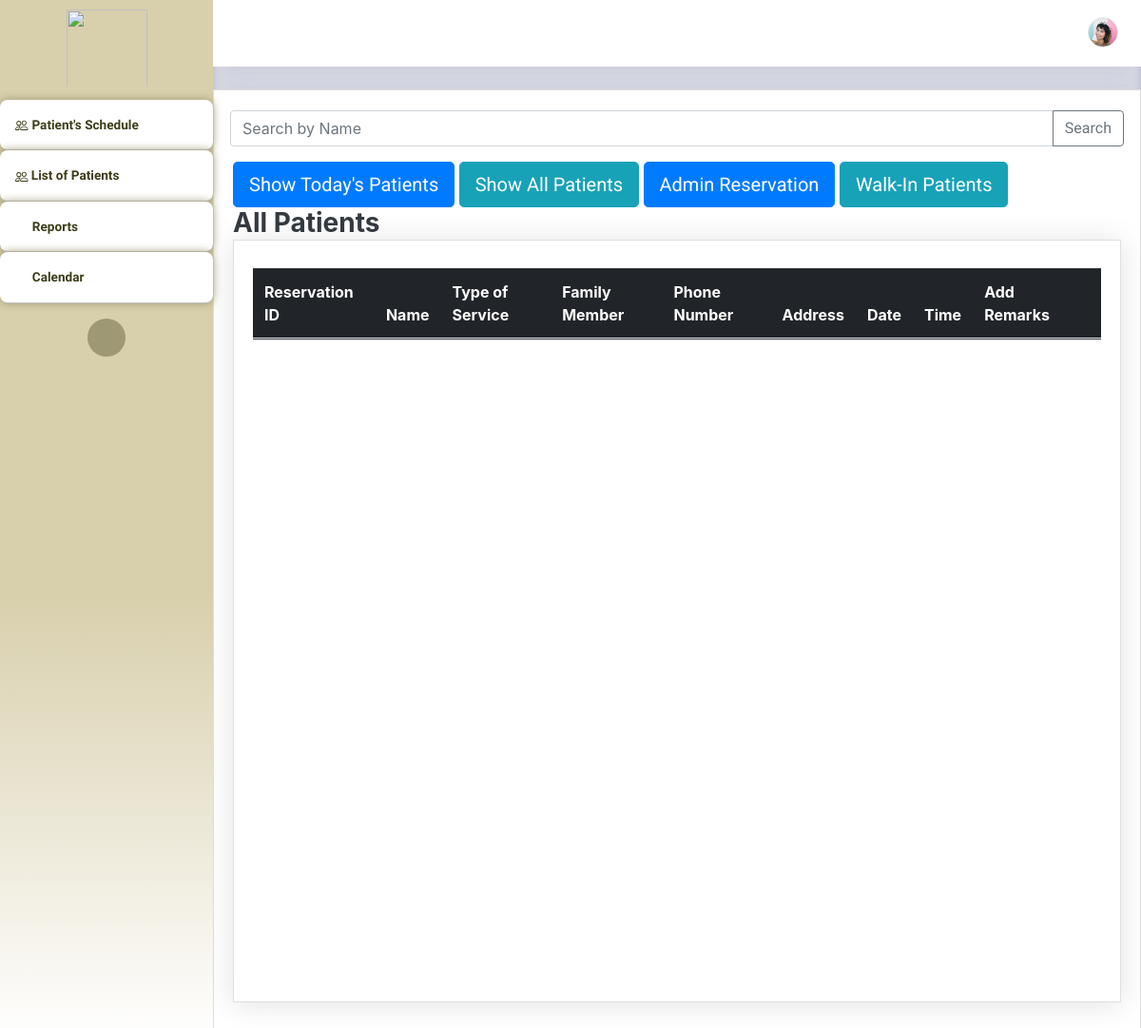
The app's page /Thesis1/Admin/receptionistUI.php, older data.
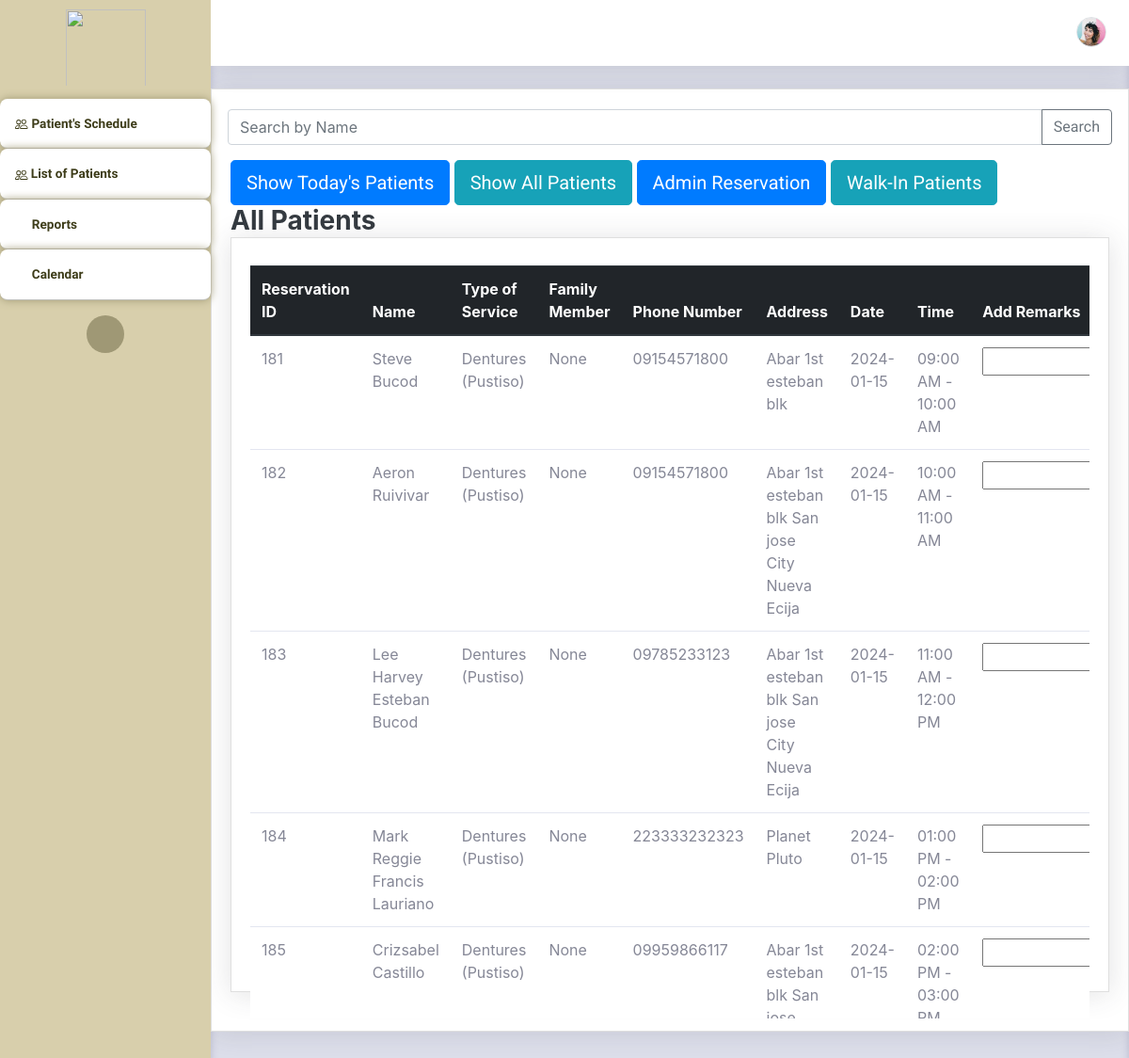
The same page, newer data.
### tables this page shows
CREATE TABLE `bookinglog` (
  `resID` int(11) NOT NULL,
  `userID` int(11) NOT NULL,
  `serviceName` varchar(255) NOT NULL,
  `date` date NOT NULL,
  `timeslot` varchar(255) NOT NULL,
  `remarks` varchar(255) NOT NULL,
  `admin_remarks` varchar(255) NOT NULL DEFAULT 'None',
  `walk_in_name` varchar(255) NOT NULL DEFAULT 'None',
  `status` varchar(255) NOT NULL,
  `FamMemberName` varchar(255) NOT NULL DEFAULT 'N/A',
  `confirmationHash` varchar(255) NOT NULL,
  `timestamp` timestamp NOT NULL DEFAULT current_timestamp() ON UPDATE current_timestamp(),
  `totalServicePay` int(11) NOT NULL
);

CREATE TABLE `patients_user` (
  `userID` int(11) NOT NULL,
  `Email` varchar(255) NOT NULL,
  `Name` varchar(255) NOT NULL,
  `Address` varchar(255) NOT NULL,
  `PhoneNumber` varchar(255) NOT NULL,
  `Password` varchar(55) NOT NULL,
  `Hash` varchar(255) NOT NULL,
  `Access` varchar(25) NOT NULL,
  `Active` int(11) NOT NULL DEFAULT 0,
  `profilePic` varchar(255) NOT NULL,
  `last_activity` timestamp NOT NULL DEFAULT current_timestamp() ON UPDATE current_timestamp(),
  `activation_timestamp` timestamp NOT NULL DEFAULT current_timestamp(),
  `ForgotPass` varchar(255) NOT NULL,
  `forgot_expiration` timestamp NULL DEFAULT NULL
);

### Thesis1/Admin/receptionistUI.php (the view, shortened to what the rows shown need)
<?php
$con = connection();
$todaysDate = date("Y-m-d");
$headerToday = ["Reservation ID", "Name", "Family Member", "Type of Service", "Phone Number", "Address", "Time","Add Remarks"];
$headerAll = ["Reservation ID", "Name", "Type of Service", "Family Member", "Phone Number", "Address", "Date", "Time","Add Remarks"];
$isAdminReservation = isset($_POST['btn-Admin-Reservation']);
$isAll = isset($_POST['btn-Patients-All']);
$isWalkInPatients = isset($_POST['btn-Walk-in-Patients']);
if(isset($_GET['resIDQR']))
{
    $qrID = $_GET['resIDQR'];
    $header = $headerToday;
    $istoday = true;
    $pageTitle = "Today's Patients";
    $retrieveQuery = "SELECT bookinglog.resID, bookinglog.serviceName, patients_user.Name, bookinglog.date, patients_user.PhoneNumber, patients_user.Email, patients_user.Address, bookinglog.timeslot,bookinglog.admin_remarks, bookinglog.walk_in_name,bookinglog.FamMemberName
    FROM bookinglog
    INNER JOIN patients_user ON bookinglog.userID = patients_user.userID
    WHERE status = 'Pending' AND DATE(bookinglog.date) = '$todaysDate' AND resID = '$qrID'";
    echo '<script>
    var newUrl = window.location.href.split("?")[0];
    window.history.replaceState({}, document.title, newUrl);
    </script>';
    $stmtCheckToday = "SELECT * from bookinglog where DATE(date) = '$todaysDate' and resID = '$qrID'";
    $exestmt = $con -> query($stmtCheckToday);
    $total = $exestmt -> num_rows;
    if($total <= 0)
    {
        echo '<div class="alert alert-danger" role="alert">
        No Reservation found!!
        </div>';
        echo "<script>
        setTimeout(function() {
            window.location.href='receptionistUI.php';
        }, 3000); // 3000 milliseconds (3 seconds) delay
      </script>";    }
}else{
    $header = $headerAll;
    $retrieveQuery = "SELECT bookinglog.resID, bookinglog.serviceName, patients_user.Name, bookinglog.date, patients_user.PhoneNumber, patients_user.Email, patients_user.Address, bookinglog.timeslot, bookinglog.admin_remarks, bookinglog.walk_in_name, bookinglog.FamMemberName
        FROM bookinglog
        INNER JOIN patients_user ON bookinglog.userID = patients_user.userID
        WHERE status = 'Pending' AND DATE(bookinglog.date) = '$todaysDate' AND admin_remarks = 'None' AND walk_in_name = 'None'";
        $isAll = true;
    if(isset($_POST['searchKeywordAll']))
    {
        $searchKeywordAll = isset($_POST['searchKeywordAll']) ? $_POST['searchKeywordAll'] : '';
        $header = $headerAll;
        $pageTitle = "All Patients";
        $retrieveQuery = "SELECT bookinglog.resID, bookinglog.serviceName, patients_user.Name, bookinglog.date, patients_user.PhoneNumber, patients_user.Email, patients_user.Address, bookinglog.timeslot, bookinglog.admin_remarks, bookinglog.walk_in_name, bookinglog.FamMemberName
            FROM bookinglog
            INNER JOIN patients_user ON bookinglog.userID = patients_user.userID
            WHERE status = 'Pending' AND DATE(bookinglog.date) >= '$todaysDate' AND admin_remarks = 'None' AND walk_in_name = 'None'";
            $isAll = true;
            $istoday = false;
        if (!empty($searchKeywordAll)) {
            $retrieveQuery .= " AND patients_user.Name LIKE '%$searchKeywordAll%'";
            $isAll = true;
        }
}
elseif ($isAll) {
    $header = $headerAll;
    $retrieveQuery = "SELECT bookinglog.resID, bookinglog.serviceName, patients_user.Name, bookinglog.date, patients_user.PhoneNumber, patients_user.Email, patients_user.Address, bookinglog.timeslot, bookinglog.admin_remarks, bookinglog.walk_in_name, bookinglog.FamMemberName
        FROM bookinglog
        INNER JOIN patients_user ON bookinglog.userID = patients_user.userID
        WHERE status = 'Pending' AND DATE(bookinglog.date) >= '$todaysDate' AND admin_remarks = 'None' AND walk_in_name = 'None'";
}
}
?>
<!DOCTYPE html>
<html lang="en">
<head>
    <link rel="stylesheet" href="assets/bootstrap/css/bootstrap.min.css">
    <link rel="stylesheet" href="assets/fonts/fontawesome-all.min.css">
    <link rel="stylesheet" href="assets/css/aguilaraldo1_section_contact.css">
    <link rel="stylesheet" href="assets/css/Availability---Manage-availability-bookings-appointments_v1.css">
    <link rel="stylesheet" href="assets/css/Basic-Footer.css">
    <link rel="stylesheet" href="assets/css/Black-Navbar.css">
    <link rel="stylesheet" href="https://cdn.jsdelivr.net/npm/bootstrap@4.0.0/dist/css/bootstrap.min.css">
    <link rel="stylesheet" href="assets/css/Block-Responsive-Item-List.css">
    <link rel="stylesheet" href="assets/css/Bootstrap-Calendar.css">
    <link rel="stylesheet" href="assets/css/carousel-circulo.css">
    <link rel="stylesheet" href="assets/css/Carousel-Hero-1.css">
    <link rel="stylesheet" href="assets/css/Carousel-Hero.css">
    <link rel="stylesheet" href="assets/css/Diagonal-div-section.css">
    <link rel="stylesheet" href="assets/css/Feature-Section-MD.css">
    <link rel="stylesheet" href="https://djpsoftwarecdn.azureedge.net/availabilitycss-v1/availability.min.css">
    <link rel="stylesheet" href="assets/css/Login-Form-Basic-icons.css">
    <link rel="stylesheet" href="assets/css/Ultimate-Event-Calendar.css">
    <link rel="stylesheet" href="assets/bootstrap/css/bootstrap.min.css">
    <link rel="stylesheet" href="assets/fonts/fontawesome-all.min.css">
    <link rel="stylesheet" href="assets/fonts/ionicons.min.css">
    <link rel="stylesheet" href="assets/css/aguilaraldo1_section_contact.css">
    <link rel="stylesheet" href="assets/css/Availability---Manage-availability-bookings-appointments_v1.css">
    <link rel="stylesheet" href="assets/css/Basic-Footer.css">
    <link rel="stylesheet" href="assets/css/Black-Navbar.css">
    <link rel="stylesheet" href="assets/css/Block-Responsive-Item-List.css">
    <link rel="stylesheet" href="assets/css/Bootstrap-Calendar.css">
    <link rel="stylesheet" href="assets/css/carousel-circulo.css">
    <link rel="stylesheet" href="assets/css/Carousel-Hero-1.css">
    <link rel="stylesheet" href="assets/css/Carousel-Hero.css">
    <link rel="stylesheet" href="assets/css/Diagonal-div-section.css">
    <link rel = "stylesheet" href = "https://cdn.jsdelivr.net/npm/bootstrap@4.0.0/dist/css/bootstrap.min.css">
    <link rel="stylesheet" href="assets/css/Feature-Section-MD.css">
    <link rel="stylesheet" href="https://djpsoftwarecdn.azureedge.net/availabilitycss-v1/availability.min.css">
    <link rel="stylesheet" href="assets/css/Login-Form-Basic-icons.css">
    <link rel="stylesheet" href="assets/css/Ultimate-Event-Calendar.css">
</head>
<body id="page-top">
    <div id="wrapper">
        <div class="d-flex flex-column" id="content-wrapper">
            <div id="content" style="background: var(--bs-gray-300);color: var(--bs-black);border-color: var(--bs-yellow);box-shadow: inset 0px 0px 9px var(--bs-gray-500);">
                    <div class="card shadow">
                        <div class="card-body" style="height: 1000px;">
        <div class="card shadow">
            <div class="card-body" style="height: 800px;">
                <div class="table-responsive table mt-2" id="dataTable" role="grid" aria-describedby="dataTable_info" style="height: 800px;">
                    <table class="table my-0" id="dataTable">
                      <thead class="thead-dark">
                        <tr>
                            <?php
                            foreach ($header as $column) {
                                echo "<th>$column</th>";
                            }
                            ?>
                            <th></th>
                        </tr>
                    </thead>
                        <tbody>
                           <?php
                                    $result =  $con->query($retrieveQuery);
                                    while ($row = mysqli_fetch_assoc($result)) {
                                        echo '<tr>';
                                        foreach ($header as $column) {
                                          switch ($column) {
                                                case "Reservation ID":
                                                    echo '<td>' . $row['resID'] . '</td>';
                                                    break;
                                                case "Name":
                                                    echo '<td>' . $row['Name'] . '</td>';
                                                    break;
                                                case "Type of Service":
                                                    echo '<td>' . $row['serviceName'] . '</td>';
                                                    break;
                                                case "Phone Number":
                                                    echo '<td>' . $row['PhoneNumber'] . '</td>';
                                                    break;
                                                case "Address":
                                                    echo '<td>' . $row['Address'] . '</td>';
                                                    break;
                                                case "Date":
                                                    echo '<td>' . $row['date'] . '</td>';
                                                    break;
                                                case "Time":
                                                    echo '<td>' . $row['timeslot'] . '</td>';
                                                    break;
                                                case "Family Member":
                                                    echo '<td>' . $row['FamMemberName'] . '</td>';
                                                    break;
                                                case "Add Remarks":
                                                    echo '<td>
                                                            <input type="text" class="inputField" id="inputField' . $row['resID'] . '">
                                                        </td>';
                                                    break;
                                            }
                                        }
                                        if($isAll == true)
                                        {
                                        echo '</tr>';
                                        }
                                        elseif($isWalkInPatients == true){
                                             echo '<td>
                                            <input type="hidden" id="resID' . $row['resID'] . '" name="resID" value="' . $row['resID'] . '">
                                            <button"><a href="PaymentRecept.php?doneID=' . $row['resID'] . '" class="btn btn-danger">Payment</a></button>
                                        </td>';
                                    echo '</tr>';
                                        }
                                        elseif($isAdminReservation == true)
                                        {
                                             echo '<td>
                                            <input type="hidden" id="resID' . $row['resID'] . '" name="resID" value="' . $row['resID'] . '">
                                            <button"><a href="PaymentRecept.php?doneID=' . $row['resID'] . '" class="btn btn-danger">Payment</a></button>
                                        </td>';
                                    echo '</tr>';
                                        }
                                    }
                                    ?>
                        </tbody>
                    </table>
                </div>
            </div>
        </div>
    </div>
    </div>
</body>
</html>

Row changes from the older to the newer data that the page shows:
added bookinglog: resID "181", userID.Name "Steve Bucod", serviceName "Dentures (Pustiso)", FamMemberName "None", userID.PhoneNumber "09154571800", userID.Address "Abar 1st esteban blk", date "2024-01-15", timeslot "09:00 AM - 10:00 AM"
added bookinglog: resID "182", userID.Name "Aeron Ruivivar", serviceName "Dentures (Pustiso)", FamMemberName "None", userID.PhoneNumber "09154571800", userID.Address "Abar 1st esteban blk San jose City Nueva Ecija", date "2024-01-15", timeslot "10:00 AM - 11:00 AM"
added bookinglog: resID "183", userID.Name "Lee Harvey Esteban Bucod", serviceName "Dentures (Pustiso)", FamMemberName "None", userID.PhoneNumber "09785233123", userID.Address "Abar 1st esteban blk San jose City Nueva Ecija", date "2024-01-15", timeslot "11:00 AM - 12:00 PM"
added bookinglog: resID "184", userID.Name "Mark Reggie Francis Lauriano", serviceName "Dentures (Pustiso)", FamMemberName "None", userID.PhoneNumber "223333232323", userID.Address "Planet Pluto", date "2024-01-15", timeslot "01:00 PM - 02:00 PM"
added bookinglog: resID "185", userID.Name "Crizsabel Castillo", serviceName "Dentures (Pustiso)", FamMemberName "None", userID.PhoneNumber "09959866117", userID.Address "Abar 1st esteban blk San…", date "2024-01-15", timeslot "02:00 PM - 03:00…"
